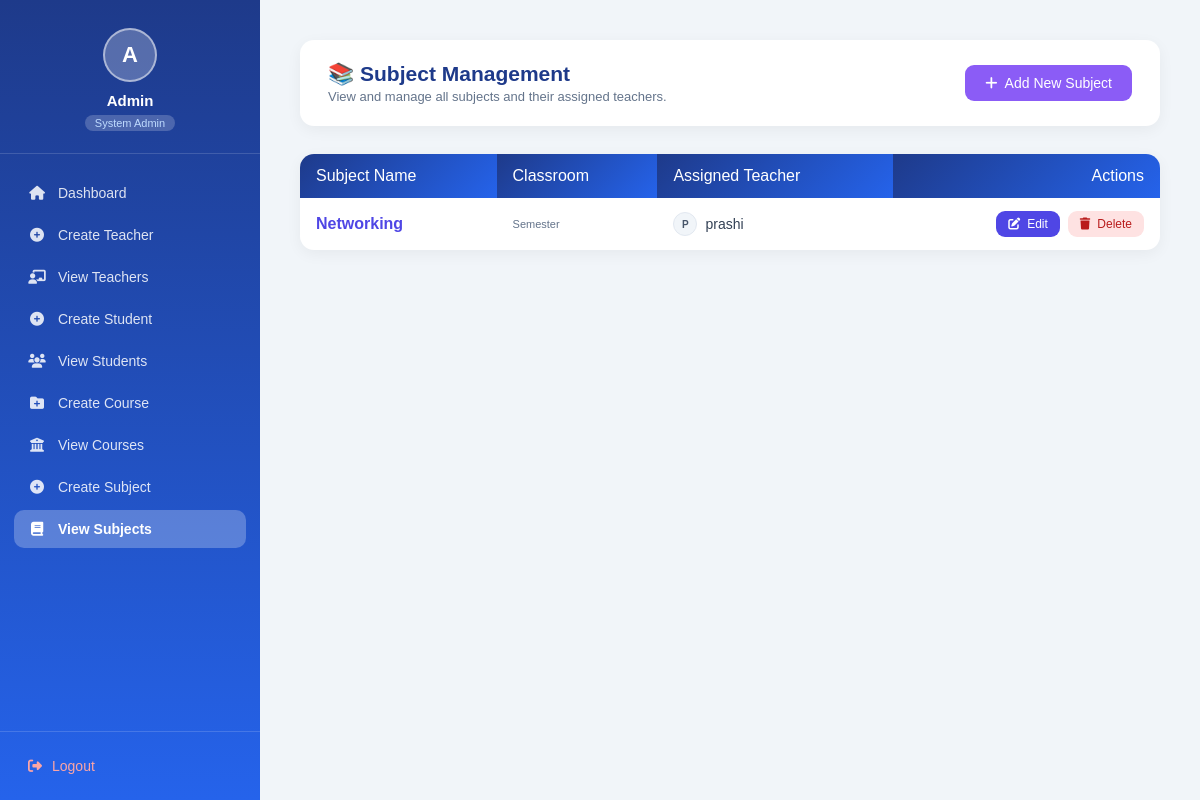
Screenshot of /admin-subjects/ (signed in) with the database file from the repository.
### project/models.py (models this page shows, shortened)
class Subject(models.Model):
    name = models.CharField(max_length=100)
    semester = models.ForeignKey(Semester, on_delete=models.CASCADE, related_name='subjects', null=True, blank=True)
    teacher = models.ForeignKey(
        settings.AUTH_USER_MODEL,
        on_delete=models.CASCADE,
        limit_choices_to={'role': 'teacher'},
        related_name='subjects'
    )

class CustomUser(AbstractUser):
    ROLE_CHOICES = (
        ('admin', 'Admin'),
        ('teacher', 'Teacher'),
        ('student', 'Student'),
    )
    role = models.CharField(max_length=10, choices=ROLE_CHOICES)

### project/views.py (the view)
# urls.py: path('admin-subjects/', views.admin_subjects, name='admin_subjects'),
@login_required
def admin_subjects(request):
    subjects = Subject.objects.select_related('semester__course', 'teacher').all().order_by('semester__course__name', 'name')
    return render(request, 'admin/subjects.html', {'subjects': subjects})

### project/templates/admin/subjects.html (shortened to what this page needs)
<!DOCTYPE html>
<html lang="en">
<head>
</head>
<body>
    {% include 'includes/_admin_sidebar.html' %}
    <div class="main">
        <div class="page-header">
            <div>
                <h1>📚 Subject Management</h1>
                <p>View and manage all subjects and their assigned teachers.</p>
            </div>
            <a href="{% url 'create_subject' %}" class="btn-primary"
                style="background: #8b5cf6; border-color: #8b5cf6;">
                <i class="fas fa-plus"></i> Add New Subject
            </a>
        </div>
        <div class="card">
            <div class="card-body" style="padding: 0;">
                {% if subjects %}
                <table>
                    <thead>
                        <tr>
                            <th>Subject Name</th>
                            <th>Classroom</th>
                            <th>Assigned Teacher</th>
                            <th style="text-align: right;">Actions</th>
                        </tr>
                    </thead>
                    <tbody>
                        {% for s in subjects %}
                        <tr>
                            <td>
                                <span style="font-weight: 600; color: #4f46e5;">{{ s.name }}</span>
                            </td>
                            <td>
                                <div style="font-size: 11px; color: #64748b;">Semester {{ s.classroom.semester }}</div>
                            </td>
                            <td>
                                <div style="display: flex; align-items: center; gap: 8px;">
                                    <div
                                        style="width: 24px; height: 24px; border-radius: 50%; background: #f1f5f9; display: flex; align-items: center; justify-content: center; font-size: 10px; font-weight: 700; color: #475569; border: 1px solid #e2e8f0;">
                                        {{ s.teacher.username|first|upper }}
                                    </div>
                                    <span style="font-size: 14px; color: #334155;">{{ s.teacher.username }}</span>
                                </div>
                            </td>
                            <td style="text-align: right;">
                                <div style="display: flex; gap: 8px; justify-content: flex-end;">
                                    <a href="{% url 'edit_subject' s.id %}" class="btn-primary"
                                        style="padding: 6px 12px; font-size: 12px; background: #4f46e5; border-color: #4f46e5;">
                                        <i class="fas fa-edit"></i> Edit
                                    </a>
                                    <form action="{% url 'delete_subject' s.id %}" method="POST"
                                        style="display: inline;"
                                        onsubmit="return confirm('Are you sure you want to delete this subject? All related assignments will be affected.');">
                                        <button type="submit" class="btn-danger"
                                            style="padding: 6px 12px; font-size: 12px;">
                                            <i class="fas fa-trash"></i> Delete
                                        </button>
                                    </form>
                                </div>
                            </td>
                        </tr>
                        {% endfor %}
                    </tbody>
                </table>
                {% else %}
                <div class="empty-state">
                    <i class="fas fa-book" style="font-size: 48px; color: #e2e8f0; margin-bottom: 10px;"></i>
                    <p>No subjects have been created yet.</p>
                </div>
                {% endif %}
            </div>
        </div>
    </div>
</body>
</html>

### project/templates/includes/_shared_styles.html (style rules this page uses)
* { margin: 0; padding: 0; box-sizing: border-box; font-family: 'Poppins', sans-serif; }
body { display: flex; background: #f1f5f9; min-height: 100vh; }
.main { margin-left: 260px; padding: 40px; flex: 1; width: calc(100% - 260px); }
.page-header { background: white; padding: 22px 28px; border-radius: 14px; box-shadow: 0 4px 15px rgba(0, 0, 0, 0.05); margin-bottom: 28px; display: flex; align-items: center; justify-content: space-between; }
.page-header h1 { color: #1e3a8a; font-weight: 600; font-size: 21px; }
.page-header p { color: #64748b; font-size: 13px; margin-top: 3px; }
.btn-primary { display: inline-flex; align-items: center; gap: 7px; padding: 10px 20px; background: linear-gradient(135deg, #2563eb, #1e40af); color: white; text-decoration: none; border-radius: 9px; font-size: 14px; font-weight: 500; border: none; cursor: pointer; transition: 0.3s; }
.btn-danger { display: inline-flex; align-items: center; gap: 7px; padding: 9px 18px; background: #fee2e2; color: #b91c1c; text-decoration: none; border-radius: 9px; font-size: 13px; font-weight: 500; border: none; cursor: pointer; transition: 0.3s; }
.card { background: white; border-radius: 14px; box-shadow: 0 4px 15px rgba(0, 0, 0, 0.05); overflow: hidden; }
.card-body { padding: 28px; }
table { width: 100%; border-collapse: collapse; }
th { background: linear-gradient(135deg, #1e3a8a, #2563eb); color: white; padding: 13px 16px; text-align: left; font-weight: 500; }
td { padding: 13px 16px; border-bottom: 1px solid #f1f5f9; color: #374151; }
tr:last-child td { border-bottom: none; }

### rows the page displays
Subject: name "Networking", teacher.username|first "P", teacher.username "prashi"
